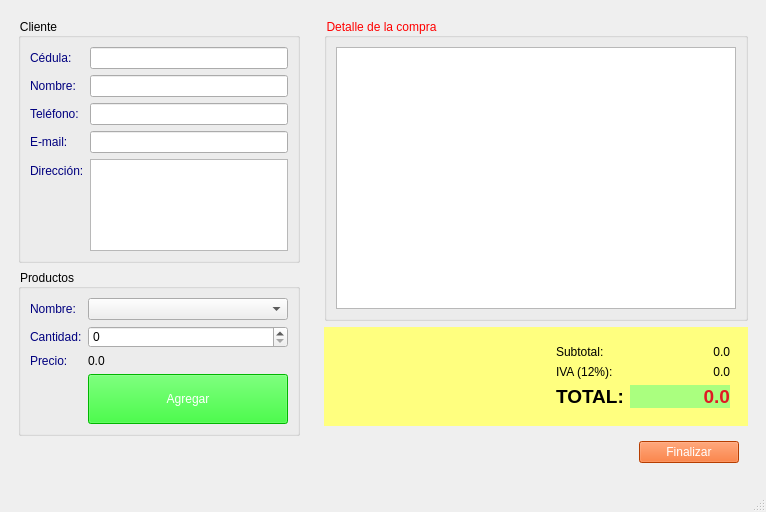
<?xml version="1.0" encoding="UTF-8"?>
<ui version="4.0">
 <class>Principal</class>
 <widget class="QMainWindow" name="Principal">
  <property name="geometry">
   <rect>
    <x>0</x>
    <y>0</y>
    <width>766</width>
    <height>512</height>
   </rect>
  </property>
  <property name="windowTitle">
   <string>Tienda</string>
  </property>
  <property name="windowIcon">
   <iconset resource="Recursos.qrc">
    <normaloff>:/recursos /Recursos/tienda.png</normaloff>:/recursos /Recursos/tienda.png</iconset>
  </property>
  <widget class="QWidget" name="centralwidget">
   <layout class="QHBoxLayout" name="horizontalLayout">
    <item>
     <widget class="QWidget" name="widget" native="true">
      <property name="minimumSize">
       <size>
        <width>300</width>
        <height>0</height>
       </size>
      </property>
      <property name="maximumSize">
       <size>
        <width>400</width>
        <height>16777215</height>
       </size>
      </property>
      <layout class="QVBoxLayout" name="verticalLayout">
       <item>
        <widget class="QGroupBox" name="groupBox">
         <property name="maximumSize">
          <size>
           <width>16777215</width>
           <height>250</height>
          </size>
         </property>
         <property name="styleSheet">
          <string notr="true">color: rgb(0, 0, 0);
font: 75 12pt &quot;MS Shell Dlg 2&quot;;</string>
         </property>
         <property name="title">
          <string>Cliente</string>
         </property>
         <layout class="QFormLayout" name="formLayout_2">
          <item row="0" column="0">
           <widget class="QLabel" name="label_4">
            <property name="styleSheet">
             <string notr="true">color: rgb(0, 0, 127);
font: 10pt &quot;MS Shell Dlg 2&quot;;</string>
            </property>
            <property name="text">
             <string>Cédula:</string>
            </property>
           </widget>
          </item>
          <item row="0" column="1">
           <widget class="QLineEdit" name="inCedula">
            <property name="styleSheet">
             <string notr="true">font: 10pt &quot;MS Shell Dlg 2&quot;;</string>
            </property>
           </widget>
          </item>
          <item row="1" column="0">
           <widget class="QLabel" name="label_5">
            <property name="styleSheet">
             <string notr="true">color: rgb(0, 0, 127);
font: 10pt &quot;MS Shell Dlg 2&quot;;</string>
            </property>
            <property name="text">
             <string>Nombre:</string>
            </property>
           </widget>
          </item>
          <item row="1" column="1">
           <widget class="QLineEdit" name="inNombre">
            <property name="styleSheet">
             <string notr="true">font: 10pt &quot;MS Shell Dlg 2&quot;;</string>
            </property>
           </widget>
          </item>
          <item row="2" column="0">
           <widget class="QLabel" name="label_6">
            <property name="styleSheet">
             <string notr="true">color: rgb(0, 0, 127);
font: 10pt &quot;MS Shell Dlg 2&quot;;</string>
            </property>
            <property name="text">
             <string>Teléfono:</string>
            </property>
           </widget>
          </item>
          <item row="2" column="1">
           <widget class="QLineEdit" name="inTelefono">
            <property name="styleSheet">
             <string notr="true">font: 10pt &quot;MS Shell Dlg 2&quot;;</string>
            </property>
           </widget>
          </item>
          <item row="3" column="0">
           <widget class="QLabel" name="label_7">
            <property name="styleSheet">
             <string notr="true">color: rgb(0, 0, 127);
font: 10pt &quot;MS Shell Dlg 2&quot;;</string>
            </property>
            <property name="text">
             <string>E-mail:</string>
            </property>
           </widget>
          </item>
          <item row="3" column="1">
           <widget class="QLineEdit" name="inEmail">
            <property name="styleSheet">
             <string notr="true">font: 10pt &quot;MS Shell Dlg 2&quot;;</string>
            </property>
           </widget>
          </item>
          <item row="4" column="0">
           <widget class="QLabel" name="label_8">
            <property name="styleSheet">
             <string notr="true">color: rgb(0, 0, 127);
font: 10pt &quot;MS Shell Dlg 2&quot;;</string>
            </property>
            <property name="text">
             <string>Dirección:</string>
            </property>
           </widget>
          </item>
          <item row="4" column="1">
           <widget class="QTextEdit" name="inDireccion">
            <property name="minimumSize">
             <size>
              <width>60</width>
              <height>0</height>
             </size>
            </property>
            <property name="styleSheet">
             <string notr="true">font: 10pt &quot;MS Shell Dlg 2&quot;;</string>
            </property>
           </widget>
          </item>
         </layout>
        </widget>
       </item>
       <item>
        <widget class="QGroupBox" name="groupBox_2">
         <property name="maximumSize">
          <size>
           <width>16777215</width>
           <height>180</height>
          </size>
         </property>
         <property name="styleSheet">
          <string notr="true">color: rgb(0, 0, 0);
font: 75 12pt &quot;MS Shell Dlg 2&quot;;</string>
         </property>
         <property name="title">
          <string>Productos</string>
         </property>
         <layout class="QFormLayout" name="formLayout_3">
          <item row="0" column="0">
           <widget class="QLabel" name="label_9">
            <property name="styleSheet">
             <string notr="true">color: rgb(0, 0, 127);
font: 10pt &quot;MS Shell Dlg 2&quot;;</string>
            </property>
            <property name="text">
             <string>Nombre:</string>
            </property>
           </widget>
          </item>
          <item row="0" column="1">
           <widget class="QComboBox" name="inProducto">
            <property name="styleSheet">
             <string notr="true">font: 8pt &quot;MS Shell Dlg 2&quot;;</string>
            </property>
           </widget>
          </item>
          <item row="1" column="0">
           <widget class="QLabel" name="label_10">
            <property name="styleSheet">
             <string notr="true">font: 10pt &quot;MS Shell Dlg 2&quot;;
color: rgb(0, 0, 127);</string>
            </property>
            <property name="text">
             <string>Cantidad:</string>
            </property>
           </widget>
          </item>
          <item row="1" column="1">
           <widget class="QSpinBox" name="inCantidad">
            <property name="styleSheet">
             <string notr="true">font: 10pt &quot;MS Shell Dlg 2&quot;;
font: 8pt &quot;MS Shell Dlg 2&quot;;
color: rgb(0, 0, 0);</string>
            </property>
           </widget>
          </item>
          <item row="2" column="0">
           <widget class="QLabel" name="label_11">
            <property name="styleSheet">
             <string notr="true">color: rgb(0, 0, 127);
font: 10pt &quot;MS Shell Dlg 2&quot;;</string>
            </property>
            <property name="text">
             <string>Precio:</string>
            </property>
           </widget>
          </item>
          <item row="2" column="1">
           <widget class="QLabel" name="outPrecio">
            <property name="styleSheet">
             <string notr="true">color: rgb(0, 0, 0);
font: 8pt &quot;MS Shell Dlg 2&quot;;</string>
            </property>
            <property name="text">
             <string>0.0</string>
            </property>
           </widget>
          </item>
          <item row="3" column="1">
           <widget class="QPushButton" name="cmdAgregar">
            <property name="minimumSize">
             <size>
              <width>0</width>
              <height>50</height>
             </size>
            </property>
            <property name="styleSheet">
             <string notr="true">color: rgb(255, 255, 255);
font: 75 14pt &quot;MS Shell Dlg 2&quot;;
background-color: rgb(0, 255, 0);</string>
            </property>
            <property name="text">
             <string>Agregar</string>
            </property>
           </widget>
          </item>
         </layout>
        </widget>
       </item>
       <item>
        <spacer name="verticalSpacer_3">
         <property name="orientation">
          <enum>Qt::Vertical</enum>
         </property>
         <property name="sizeHint" stdset="0">
          <size>
           <width>20</width>
           <height>40</height>
          </size>
         </property>
        </spacer>
       </item>
      </layout>
     </widget>
    </item>
    <item>
     <widget class="QWidget" name="widget_2" native="true">
      <layout class="QVBoxLayout" name="verticalLayout_2">
       <item>
        <widget class="QGroupBox" name="groupBox_3">
         <property name="styleSheet">
          <string notr="true">color: rgb(255, 0, 0);
font: 75 12pt &quot;MS Shell Dlg 2&quot;;</string>
         </property>
         <property name="title">
          <string>Detalle de la compra</string>
         </property>
         <layout class="QHBoxLayout" name="horizontalLayout_3">
          <item>
           <widget class="QTableWidget" name="outDetalle">
            <property name="minimumSize">
             <size>
              <width>400</width>
              <height>0</height>
             </size>
            </property>
            <property name="styleSheet">
             <string notr="true">color: rgb(0, 0, 0);
font: 8pt &quot;MS Shell Dlg 2&quot;;</string>
            </property>
           </widget>
          </item>
         </layout>
        </widget>
       </item>
       <item>
        <widget class="QWidget" name="widget_3" native="true">
         <property name="styleSheet">
          <string notr="true">background-color: rgb(255, 255, 127);</string>
         </property>
         <layout class="QHBoxLayout" name="horizontalLayout_2">
          <item>
           <spacer name="horizontalSpacer">
            <property name="orientation">
             <enum>Qt::Horizontal</enum>
            </property>
            <property name="sizeHint" stdset="0">
             <size>
              <width>7</width>
              <height>20</height>
             </size>
            </property>
           </spacer>
          </item>
          <item>
           <widget class="QWidget" name="widget_4" native="true">
            <layout class="QFormLayout" name="formLayout">
             <item row="0" column="0">
              <widget class="QLabel" name="label">
               <property name="text">
                <string>Subtotal:</string>
               </property>
              </widget>
             </item>
             <item row="0" column="1">
              <widget class="QLabel" name="outSubtotal">
               <property name="minimumSize">
                <size>
                 <width>100</width>
                 <height>0</height>
                </size>
               </property>
               <property name="layoutDirection">
                <enum>Qt::LeftToRight</enum>
               </property>
               <property name="text">
                <string>0.0</string>
               </property>
               <property name="alignment">
                <set>Qt::AlignRight|Qt::AlignTrailing|Qt::AlignVCenter</set>
               </property>
              </widget>
             </item>
             <item row="1" column="0">
              <widget class="QLabel" name="label_2">
               <property name="text">
                <string>IVA (12%):</string>
               </property>
              </widget>
             </item>
             <item row="1" column="1">
              <widget class="QLabel" name="outIva">
               <property name="minimumSize">
                <size>
                 <width>100</width>
                 <height>0</height>
                </size>
               </property>
               <property name="layoutDirection">
                <enum>Qt::LeftToRight</enum>
               </property>
               <property name="text">
                <string>0.0</string>
               </property>
               <property name="alignment">
                <set>Qt::AlignRight|Qt::AlignTrailing|Qt::AlignVCenter</set>
               </property>
              </widget>
             </item>
             <item row="2" column="0">
              <widget class="QLabel" name="label_3">
               <property name="font">
                <font>
                 <pointsize>14</pointsize>
                 <weight>75</weight>
                 <bold>true</bold>
                </font>
               </property>
               <property name="text">
                <string>TOTAL:</string>
               </property>
              </widget>
             </item>
             <item row="2" column="1">
              <widget class="QLabel" name="outTotal">
               <property name="minimumSize">
                <size>
                 <width>100</width>
                 <height>0</height>
                </size>
               </property>
               <property name="font">
                <font>
                 <pointsize>14</pointsize>
                 <weight>75</weight>
                 <bold>true</bold>
                </font>
               </property>
               <property name="layoutDirection">
                <enum>Qt::LeftToRight</enum>
               </property>
               <property name="styleSheet">
                <string notr="true">background-color: rgb(170, 255, 127);
color: rgb(224, 27, 36);</string>
               </property>
               <property name="text">
                <string>0.0</string>
               </property>
               <property name="alignment">
                <set>Qt::AlignRight|Qt::AlignTrailing|Qt::AlignVCenter</set>
               </property>
              </widget>
             </item>
            </layout>
           </widget>
          </item>
         </layout>
        </widget>
       </item>
       <item>
        <widget class="QWidget" name="widget_5" native="true">
         <layout class="QHBoxLayout" name="horizontalLayout_4">
          <item>
           <widget class="QLabel" name="outAdvertencia">
            <property name="text">
             <string/>
            </property>
           </widget>
          </item>
          <item>
           <spacer name="horizontalSpacer_2">
            <property name="orientation">
             <enum>Qt::Horizontal</enum>
            </property>
            <property name="sizeHint" stdset="0">
             <size>
              <width>40</width>
              <height>20</height>
             </size>
            </property>
           </spacer>
          </item>
          <item>
           <widget class="QPushButton" name="cmdCompra">
            <property name="minimumSize">
             <size>
              <width>100</width>
              <height>20</height>
             </size>
            </property>
            <property name="styleSheet">
             <string notr="true">background-color: rgb(255, 85, 0);
font: 75 12pt &quot;MS Shell Dlg 2&quot;;
font: 75 10pt &quot;MS Shell Dlg 2&quot;;
color: rgb(255, 255, 255);</string>
            </property>
            <property name="text">
             <string>Finalizar</string>
            </property>
           </widget>
          </item>
         </layout>
        </widget>
       </item>
      </layout>
     </widget>
    </item>
   </layout>
  </widget>
  <widget class="QMenuBar" name="menubar">
   <property name="geometry">
    <rect>
     <x>0</x>
     <y>0</y>
     <width>766</width>
     <height>21</height>
    </rect>
   </property>
  </widget>
  <widget class="QStatusBar" name="statusbar"/>
 </widget>
 <resources>
  <include location="Recursos.qrc"/>
 </resources>
 <connections/>
</ui>
